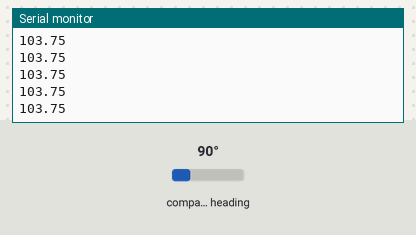
Recording of a sketch running on a simulated Arduino Uno, built with avr-gcc and run on an emulated ATmega328P. On the bench: the last lines printed to the serial monitor. The inputs (shaded band) are chosen by the test bench; at power-on: compass heading 90°.

Above: at 1.2 s.
1.3 s: compass heading set to 7°
At 1.57 s:
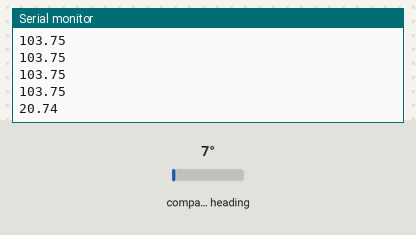
2.8 s: compass heading set to 180°
At 2.98 s:
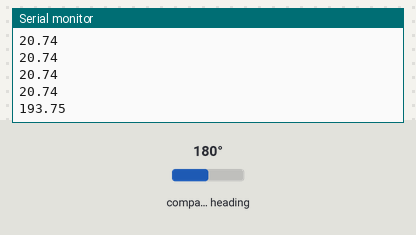
Timing chart, 0 to 5.8 s (numbered marks = the images above; inputs shaded):
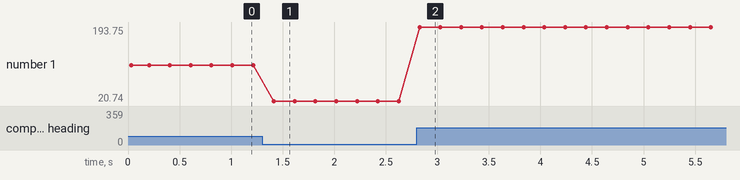

The sketch:

sketch.ino
```cpp
#include <Wire.h>
#include <Adafruit_Sensor.h>
#include <Adafruit_HMC5883_U.h>

/* Assign a unique ID to this sensor at the same time */
Adafruit_HMC5883_Unified mag = Adafruit_HMC5883_Unified(12345);

void displaySensorDetails(void)
{
  sensor_t sensor;
  mag.getSensor(&sensor);
  Serial.println("------------------------------------");
  Serial.print  ("Sensor:       "); Serial.println(sensor.name);
  Serial.print  ("Driver Ver:   "); Serial.println(sensor.version);
  Serial.print  ("Unique ID:    "); Serial.println(sensor.sensor_id);
  Serial.print  ("Max Value:    "); Serial.print(sensor.max_value); Serial.println(" uT");
  Serial.print  ("Min Value:    "); Serial.print(sensor.min_value); Serial.println(" uT");
  Serial.print  ("Resolution:   "); Serial.print(sensor.resolution); Serial.println(" uT");
  Serial.println("------------------------------------");
  Serial.println("");
  delay(500);
}

void setup(void)
{
  Serial.begin(9600);
  Serial.println("HMC5883 Magnetometer Test"); Serial.println("");

  /* Initialise the sensor */
  if(!mag.begin())
  {
    /* There was a problem detecting the HMC5883 ... check your connections */
    Serial.println("Ooops, no HMC5883 detected ... Check your wiring!");
    while(1);
  }
}

void loop(void)
{
  /* Get a new sensor event */
  sensors_event_t event;
  mag.getEvent(&event);

  float heading = atan2(event.magnetic.y, event.magnetic.x);

  // Declination angle for Olin is roughly -14deg West, or 0.24rad
  float declinationAngle = 0.24;
  heading += declinationAngle;

  // Correct for when signs are reversed.
  if(heading < 0)
    heading += 2*PI;

  // Check for wrap due to addition of declination.
  if(heading > 2*PI)
    heading -= 2*PI;

  // Convert radians to degrees for readability.
  float headingDegrees = heading * 180/M_PI;

  Serial.println(headingDegrees);

  delay(200);
}
```

Measured:
- after the input at 1.3 s, the serial monitor: prints a new line after 0.11 s (image 1)
- after the input at 2.8 s, the serial monitor: prints a new line at once (image 2)
- plotted number 1: 103.75 → 20.74 after the input at 1.3 s, 20.74 → 193.7 after the input at 2.8 s
